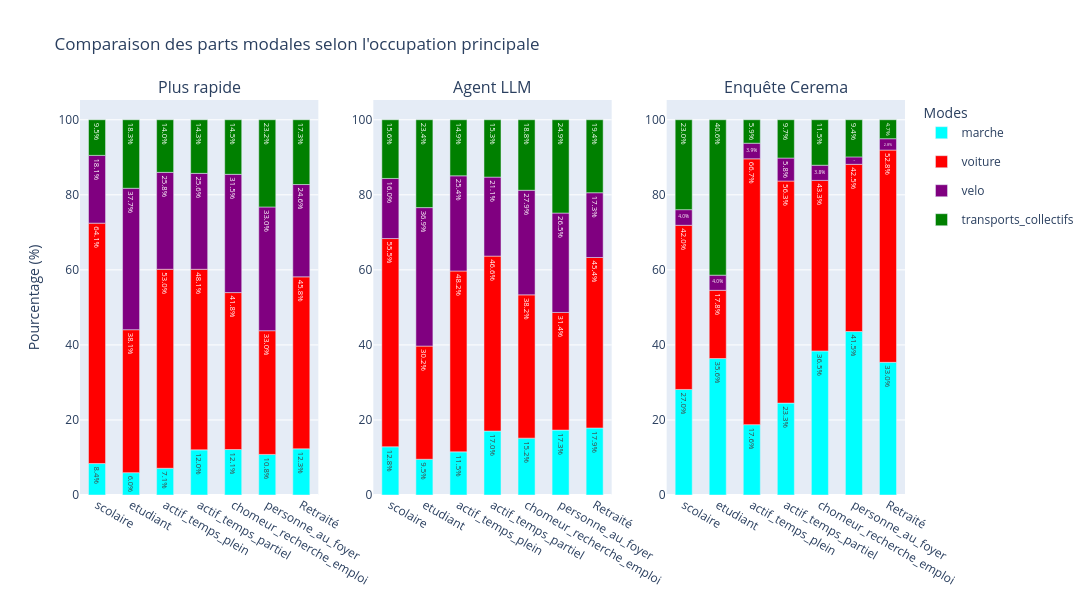

The notebook cell this image was saved under:
### Code cell
bar_graph(moves, cerema["parts_modales_2023"]["occupation"], "Comparaison des parts modales selon l'occupation principale", x_name="Occupation principale")

### Figure 1 — Plotly figure (JSON) as saved in the notebook; plotly's stock layout.template omitted (floating-point values rounded to 4 significant figures)
{"data": [{"legendgroup": "marche", "marker": {"color": "cyan"}, "name": "marche", "showlegend": true, "text": ["8.379888268156424", "5.952380952380952", "7.126436781609195", "12.030075187969924", "12.121212121212121", "10.81081081081081", "12.3015873015873"], "textposition": "inside", "texttemplate": "%{text:.1f}%", "type": "bar", "x": ["scolaire", "etudiant", "actif_temps_plein", "actif_temps_partiel", "chomeur_recherche_emploi", "personne_au_foyer", "Retraité"], "xaxis": "x", "y": [45, 15, 93, 48, 20, 20, 62], "yaxis": "y"}, {"legendgroup": "voiture", "marker": {"color": "red"}, "name": "voiture", "showlegend": true, "text": ["64.05959031657356", "38.095238095238095", "53.02681992337165", "48.1203007518797", "41.81818181818181", "32.972972972972975", "45.83333333333333"], "textposition": "inside", "texttemplate": "%{text:.1f}%", "type": "bar", "x": ["scolaire", "etudiant", "actif_temps_plein", "actif_temps_partiel", "chomeur_recherche_emploi", "personne_au_foyer", "Retraité"], "xaxis": "x", "y": [344, 96, 692, 192, 69, 61, 231], "yaxis": "y"}, {"legendgroup": "velo", "marker": {"color": "purple"}, "name": "velo", "showlegend": true, "text": ["18.063314711359403", "37.698412698412696", "25.82375478927203", "25.563909774436087", "31.515151515151512", "32.972972972972975", "24.6031746031746"], "textposition": "inside", "texttemplate": "%{text:.1f}%", "type": "bar", "x": ["scolaire", "etudiant", "actif_temps_plein", "actif_temps_partiel", "chomeur_recherche_emploi", "personne_au_foyer", "Retraité"], "xaxis": "x", "y": [97, 95, 337, 102, 52, 61, 124], "yaxis": "y"}, {"legendgroup": "transports_collectifs", "marker": {"color": "green"}, "name": "transports_collectifs", "showlegend": true, "text": ["9.497206703910614", "18.253968253968253", "14.022988505747128", "14.285714285714285", "14.545454545454545", "23.243243243243246", "17.261904761904763"], "textposition": "inside", "texttemplate": "%{text:.1f}%", "type": "bar", "x": ["scolaire", "etudiant", "actif_temps_plein", "actif_temps_partiel", "chomeur_recherche_emploi", "personne_au_foyer", "Retraité"], "xaxis": "x", "y": [51, 46, 183, 57, 24, 43, 87], "yaxis": "y"}, {"legendgroup": "marche", "marker": {"color": "cyan"}, "name": "marche", "showlegend": false, "text": ["12.849162011173185", "9.523809523809524", "11.494252873563218", "17.042606516290725", "15.151515151515152", "17.2972972972973", "17.857142857142858"], "textposition": "inside", "texttemplate": "%{text:.1f}%", "type": "bar", "x": ["scolaire", "etudiant", "actif_temps_plein", "actif_temps_partiel", "chomeur_recherche_emploi", "personne_au_foyer", "Retraité"], "xaxis": "x2", "y": [69, 24, 150, 68, 25, 32, 90], "yaxis": "y2"}, {"legendgroup": "voiture", "marker": {"color": "red"}, "name": "voiture", "showlegend": false, "text": ["55.493482309124765", "30.158730158730158", "48.1992337164751", "46.616541353383454", "38.18181818181819", "31.351351351351354", "45.43650793650794"], "textposition": "inside", "texttemplate": "%{text:.1f}%", "type": "bar", "x": ["scolaire", "etudiant", "actif_temps_plein", "actif_temps_partiel", "chomeur_recherche_emploi", "personne_au_foyer", "Retraité"], "xaxis": "x2", "y": [298, 76, 629, 186, 63, 58, 229], "yaxis": "y2"}, {"legendgroup": "velo", "marker": {"color": "purple"}, "name": "velo", "showlegend": false, "text": ["16.01489757914339", "36.904761904761905", "25.363984674329505", "21.052631578947366", "27.878787878787882", "26.486486486486488", "17.261904761904763"], "textposition": "inside", "texttemplate": "%{text:.1f}%", "type": "bar", "x": ["scolaire", "etudiant", "actif_temps_plein", "actif_temps_partiel", "chomeur_recherche_emploi", "personne_au_foyer", "Retraité"], "xaxis": "x2", "y": [86, 93, 331, 84, 46, 49, 87], "yaxis": "y2"}, {"legendgroup": "transports_collectifs", "marker": {"color": "green"}, "name": "transports_collectifs", "showlegend": false, "text": ["15.64245810055866", "23.41269841269841", "14.942528735632186", "15.288220551378446", "18.787878787878785", "24.864864864864867", "19.444444444444446"], "textposition": "inside", "texttemplate": "%{text:.1f}%", "type": "bar", "x": ["scolaire", "etudiant", "actif_temps_plein", "actif_temps_partiel", "chomeur_recherche_emploi", "personne_au_foyer", "Retraité"], "xaxis": "x2", "y": [84, 59, 195, 61, 31, 46, 98], "yaxis": "y2"}, {"legendgroup": "marche", "marker": {"color": "cyan"}, "name": "marche", "showlegend": false, "text": ["27.0", "35.64356435643564", "17.647058823529413", "23.300970873786408", "36.53846153846153", "41.509433962264154", "33.0188679245283"], "textposition": "inside", "texttemplate": "%{text:.1f}%", "type": "bar", "x": ["scolaire", "etudiant", "actif_temps_plein", "actif_temps_partiel", "chomeur_recherche_emploi", "personne_au_foyer", "Retraité"], "xaxis": "x3", "y": [27, 36, 18, 24, 38, 44, 35], "yaxis": "y3"}, {"legendgroup": "voiture", "marker": {"color": "red"}, "name": "voiture", "showlegend": false, "text": ["42.0", "17.82178217821782", "66.66666666666666", "56.310679611650485", "43.269230769230774", "42.45283018867924", "52.83018867924528"], "textposition": "inside", "texttemplate": "%{text:.1f}%", "type": "bar", "x": ["scolaire", "etudiant", "actif_temps_plein", "actif_temps_partiel", "chomeur_recherche_emploi", "personne_au_foyer", "Retraité"], "xaxis": "x3", "y": [42, 18, 68, 58, 45, 45, 56], "yaxis": "y3"}, {"legendgroup": "velo", "marker": {"color": "purple"}, "name": "velo", "showlegend": false, "text": ["4.0", "3.9603960396039604", "3.9215686274509802", "5.825242718446602", "3.8461538461538463", "1.8867924528301887", "2.8301886792452833"], "textposition": "inside", "texttemplate": "%{text:.1f}%", "type": "bar", "x": ["scolaire", "etudiant", "actif_temps_plein", "actif_temps_partiel", "chomeur_recherche_emploi", "personne_au_foyer", "Retraité"], "xaxis": "x3", "y": [4, 4, 4, 6, 4, 2, 3], "yaxis": "y3"}, {"legendgroup": "transports_collectifs", "marker": {"color": "green"}, "name": "transports_collectifs", "showlegend": false, "text": ["23.0", "40.5940594059406", "5.88235294117647", "9.70873786407767", "11.538461538461538", "9.433962264150944", "4.716981132075472"], "textposition": "inside", "texttemplate": "%{text:.1f}%", "type": "bar", "x": ["scolaire", "etudiant", "actif_temps_plein", "actif_temps_partiel", "chomeur_recherche_emploi", "personne_au_foyer", "Retraité"], "xaxis": "x3", "y": [23, 41, 6, 10, 12, 10, 5], "yaxis": "y3"}], "layout": {"annotations": [{"font": {"size": 16}, "showarrow": false, "text": "Plus rapide", "x": 0.1444, "xanchor": "center", "xref": "paper", "y": 1.0, "yanchor": "bottom", "yref": "paper"}, {"font": {"size": 16}, "showarrow": false, "text": "Agent LLM", "x": 0.5, "xanchor": "center", "xref": "paper", "y": 1.0, "yanchor": "bottom", "yref": "paper"}, {"font": {"size": 16}, "showarrow": false, "text": "Enquête Cerema", "x": 0.8556, "xanchor": "center", "xref": "paper", "y": 1.0, "yanchor": "bottom", "yref": "paper"}], "bargap": 0.5, "barmode": "relative", "barnorm": "percent", "height": 600, "legend": {"title": {"text": "Modes"}}, "title": {"text": "Comparaison des parts modales selon l'occupation principale"}, "width": 1300, "xaxis": {"anchor": "y", "categoryarray": ["scolaire", "etudiant", "actif_temps_plein", "actif_temps_partiel", "chomeur_recherche_emploi", "personne_au_foyer", "Retraité"], "categoryorder": "array", "domain": [0.0, 0.2889], "showgrid": false, "type": "category"}, "xaxis2": {"anchor": "y2", "categoryarray": ["scolaire", "etudiant", "actif_temps_plein", "actif_temps_partiel", "chomeur_recherche_emploi", "personne_au_foyer", "Retraité"], "categoryorder": "array", "domain": [0.3556, 0.6444], "showgrid": false, "type": "category"}, "xaxis3": {"anchor": "y3", "categoryarray": ["scolaire", "etudiant", "actif_temps_plein", "actif_temps_partiel", "chomeur_recherche_emploi", "personne_au_foyer", "Retraité"], "categoryorder": "array", "domain": [0.7111, 1.0], "showgrid": false, "type": "category"}, "yaxis": {"anchor": "x", "domain": [0.0, 1.0], "title": {"text": "Pourcentage (%)"}}, "yaxis2": {"anchor": "x2", "domain": [0.0, 1.0]}, "yaxis3": {"anchor": "x3", "domain": [0.0, 1.0]}}}
